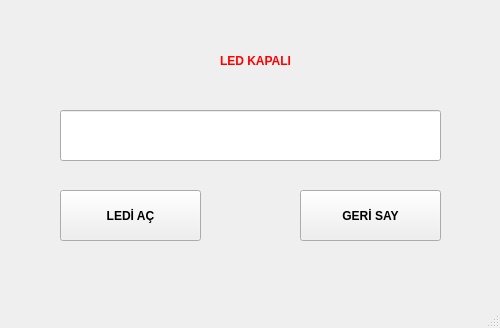
<?xml version="1.0" encoding="UTF-8"?>
<ui version="4.0">
 <class>MainWindow</class>
 <widget class="QMainWindow" name="MainWindow">
  <property name="geometry">
   <rect>
    <x>0</x>
    <y>0</y>
    <width>500</width>
    <height>328</height>
   </rect>
  </property>
  <property name="windowTitle">
   <string>Proje</string>
  </property>
  <widget class="QWidget" name="centralwidget">
   <widget class="QLabel" name="label">
    <property name="geometry">
     <rect>
      <x>220</x>
      <y>40</y>
      <width>91</width>
      <height>41</height>
     </rect>
    </property>
    <property name="font">
     <font>
      <bold>true</bold>
     </font>
    </property>
    <property name="styleSheet">
     <string notr="true">color: rgb(255, 0, 0);</string>
    </property>
    <property name="text">
     <string>LED KAPALI</string>
    </property>
   </widget>
   <widget class="QLineEdit" name="textBox">
    <property name="geometry">
     <rect>
      <x>60</x>
      <y>110</y>
      <width>381</width>
      <height>51</height>
     </rect>
    </property>
    <property name="font">
     <font>
      <pointsize>11</pointsize>
     </font>
    </property>
    <property name="layoutDirection">
     <enum>Qt::LeftToRight</enum>
    </property>
    <property name="cursorPosition">
     <number>0</number>
    </property>
   </widget>
   <widget class="QPushButton" name="buttonLed">
    <property name="geometry">
     <rect>
      <x>60</x>
      <y>190</y>
      <width>141</width>
      <height>51</height>
     </rect>
    </property>
    <property name="font">
     <font>
      <pointsize>9</pointsize>
      <bold>true</bold>
     </font>
    </property>
    <property name="styleSheet">
     <string notr="true"/>
    </property>
    <property name="text">
     <string>LEDİ AÇ</string>
    </property>
   </widget>
   <widget class="QPushButton" name="buttonSay">
    <property name="geometry">
     <rect>
      <x>300</x>
      <y>190</y>
      <width>141</width>
      <height>51</height>
     </rect>
    </property>
    <property name="font">
     <font>
      <pointsize>9</pointsize>
      <bold>true</bold>
     </font>
    </property>
    <property name="text">
     <string>GERİ SAY</string>
    </property>
   </widget>
  </widget>
  <widget class="QMenuBar" name="menubar">
   <property name="geometry">
    <rect>
     <x>0</x>
     <y>0</y>
     <width>500</width>
     <height>26</height>
    </rect>
   </property>
  </widget>
  <widget class="QStatusBar" name="statusbar"/>
 </widget>
 <resources/>
 <connections/>
</ui>
